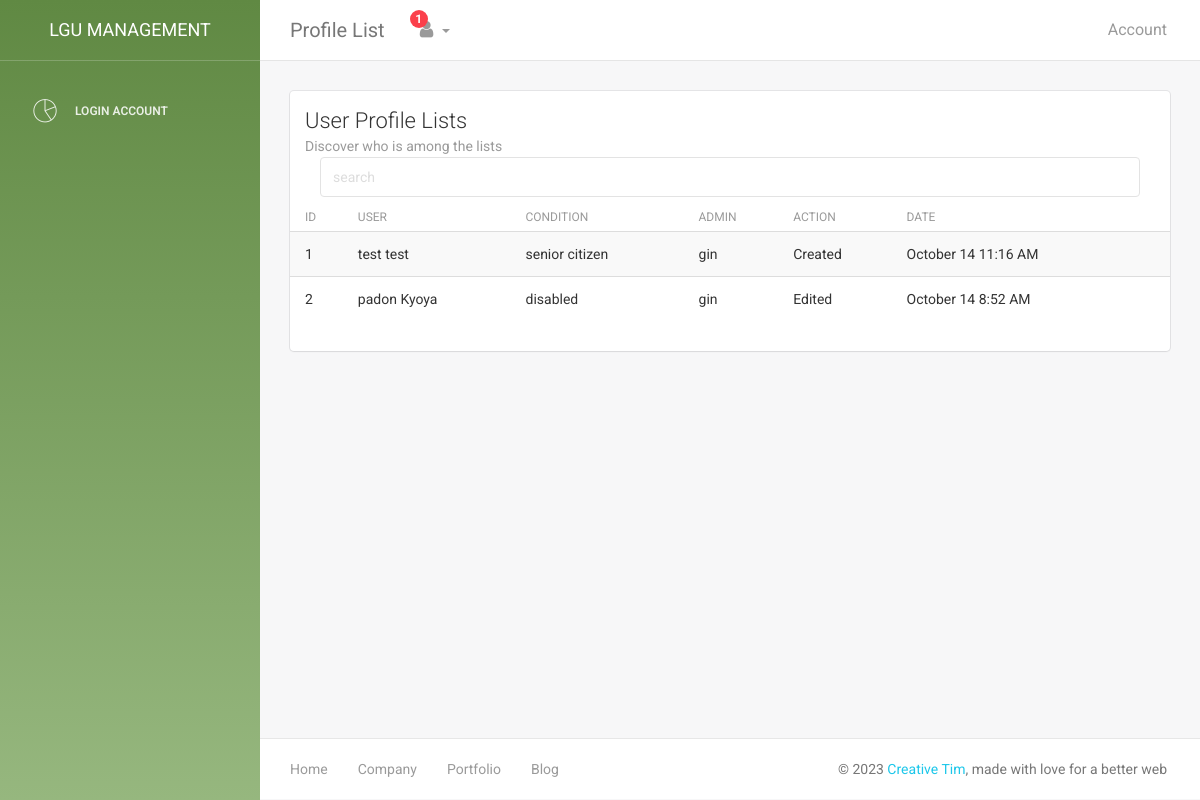
The page /LGU/table_history.php on the database as committed earlier.
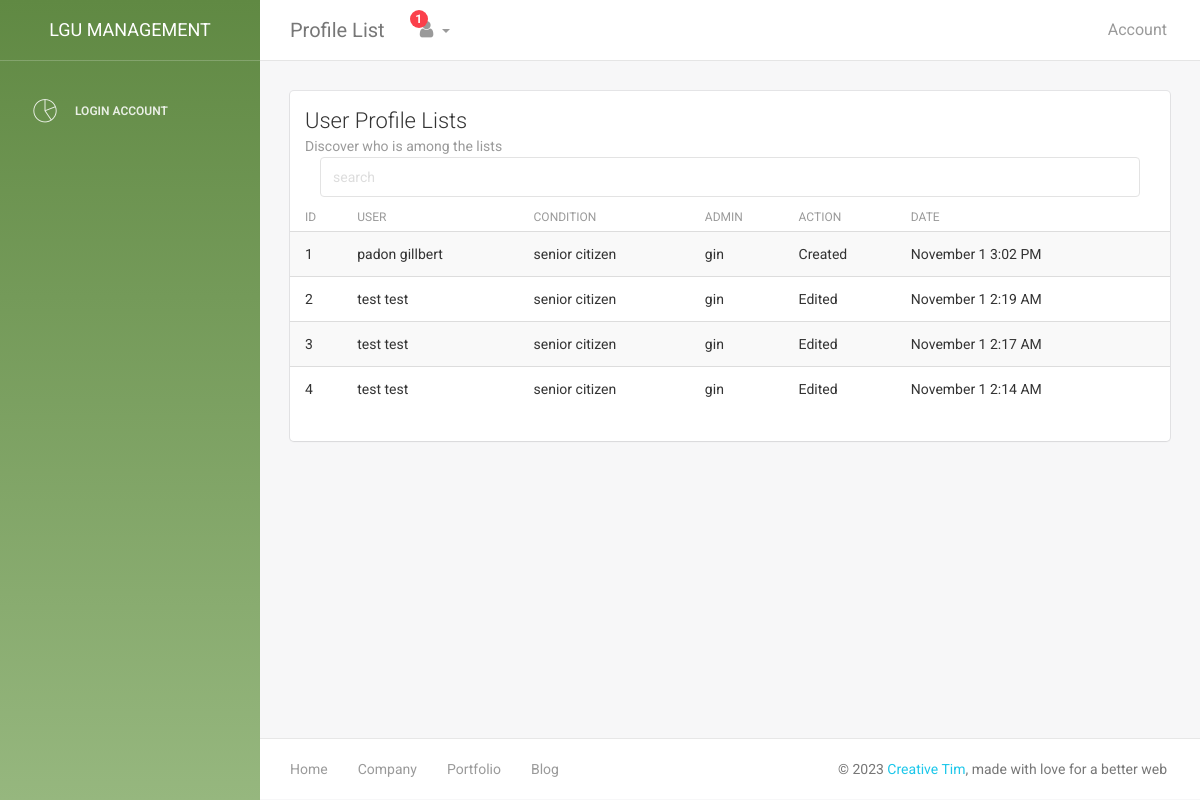
The same page on the database as committed later.
### tables this page shows
CREATE TABLE `user_history` (
  `id` int(11) NOT NULL,
  `user_id` varchar(45) DEFAULT NULL,
  `admin_id` varchar(45) DEFAULT NULL,
  `action` varchar(10) NOT NULL DEFAULT 'Created',
  `time_edited` timestamp NOT NULL DEFAULT CURRENT_TIMESTAMP
);

CREATE TABLE `verified` (
  `id` int(11) NOT NULL,
  `fname` varchar(45) DEFAULT NULL,
  `mi` varchar(5) DEFAULT NULL,
  `lname` varchar(45) DEFAULT NULL,
  `email` varchar(45) DEFAULT NULL,
  `bdate` varchar(20) DEFAULT NULL,
  `status_rs` varchar(20) DEFAULT NULL,
  `gender` varchar(20) DEFAULT 'Male',
  `address` varchar(100) DEFAULT NULL,
  `number` varchar(15) DEFAULT NULL,
  `valid_id` varchar(200) DEFAULT NULL,
  `app_id` varchar(15) DEFAULT NULL,
  `photo` varchar(200) DEFAULT NULL,
  `conditions` varchar(20) DEFAULT NULL,
  `nationality` varchar(45) NOT NULL DEFAULT 'Pilipino',
  `family_name` varchar(45) DEFAULT NULL,
  `family_contact` varchar(15) DEFAULT NULL,
  `brgy` varchar(45) DEFAULT 'Tiniguiban'
);

### LGU/table_history.php (the view, shortened to what this page needs)
<?php
require('connection.php');
$query = "SELECT u.action, u.time_edited, a.name as admin_name,v.conditions, concat(v.lname,' ',v.fname) as user_name  from user_history u inner join admin a on u.admin_id = a.admin_id inner join verified v on u.user_id = v.app_id  order by u.id desc ";
$result = mysqli_query($conn,$query);
?>
<!doctype html>
<html lang="en">
<head>
    <link href="assets/css/bootstrap.min.css" rel="stylesheet" />
    <link href="assets/css/animate.min.css" rel="stylesheet"/>
    <link href="assets/css/light-bootstrap-dashboard.css?v=1.4.0" rel="stylesheet"/>
    <link href="assets/css/demo.css" rel="stylesheet" />
    <link href="assets/css/confirmation.css" rel="stylesheet" />
    <link href="http://maxcdn.bootstrapcdn.com/font-awesome/4.2.0/css/font-awesome.min.css" rel="stylesheet">
    <link href="assets/css/pe-icon-7-stroke.css" rel="stylesheet" />
</head>
<body>
<div class="wrapper">
    <div class="sidebar" data-color="purple" >
        <?php
        include('includes/sidebar.php'); ?>
    </div>
    <div class="main-panel">
    <?php include('includes/navbar.php'); ?>
        <div class="content">
            <div class="container-fluid">
                <div class="row">
                    <div class="col-md-12">
                        <div class="card">
                            <div class="header">
                                <h4 class="title">User Profile Lists</h4>
                                <p class="category">Discover who is among the lists</p>
                                <div class="col-md-12" style="display:flex; align-items:center; justify-content:center; gap:1em;">
                                    <input type="text" class="form-control" name="" id="search" placeholder="search">
                                </div>
                            </div>
                            <div class="content table-responsive table-full-width">
                                <table class="table table-hover table-striped">
                                    <thead>
                                        <th>ID</th>
                                    	<th>User</th>
                                    	<th>Condition</th>
                                    	<th>Admin</th>
                                    	<th>Action</th>
                                    	<th>Date</th>
                                    </thead>
                                    <tbody id="tbody">
                                    <?php
                                       if(mysqli_num_rows($result)>0){
                                        $counter=1;
                                        while ($row = mysqli_fetch_assoc($result)) {
                                            $user_name = $row['user_name'];
                                            $admin_name = $row['admin_name'];
                                            $action = $row['action'];
                                            $conditions = $row['conditions'];
                                            $time_done = $row['time_edited'];
                                            $dateTime = new DateTime($time_done);
                                            $newDate = $dateTime -> format('F j g:i A');
                                            echo "<tr class='row_data'>
                                            <td>$counter</td>
                                            <td>$user_name</td>
                                            <td>$conditions</td>
                                            <td>$admin_name</td>
                                            <td>$action</td>
                                            <td>$newDate</td>
                                            </tr>";
                                            $counter++;
                                        }
                                       }else{
                                            echo '<tr class="row_data">
                                                    <td colspan="6" style="text-align: center;">NO DATA FOUND</td>
                                            </tr>';
                                       }
                                    ?>
                                    </tbody>
                                </table>
                            </div>
                        </div>
                    </div>
                </div>
            </div>
        </div>
        <footer class="footer">
            <div class="container-fluid">
                <nav class="pull-left">
                    <ul>
                        <li>
                            <a href="#">
                                Home
                            </a>
                        </li>
                        <li>
                            <a href="#">
                                Company
                            </a>
                        </li>
                        <li>
                            <a href="#">
                                Portfolio
                            </a>
                        </li>
                        <li>
                            <a href="#">
                               Blog
                            </a>
                        </li>
                    </ul>
                </nav>
                <p class="copyright pull-right">
                    &copy; <script>document.write(new Date().getFullYear())</script> <a href="http://www.creative-tim.com">Creative Tim</a>, made with love for a better web
                </p>
            </div>
        </footer>
    </div>
</div>
</body>
</html>

### LGU/includes/sidebar.php
<div class="sidebar-wrapper">
            <div class="logo">
                <a href="http://www.creative-tim.com" class="simple-text">
                    LGU MANAGEMENT
                </a>
            </div>
            <ul class="nav">
                <?php
                if(isset($_SESSION['isLogged'])){
                ?>
                <li <?php echo $class=="dashboard"? "class='active'" :""?>>
                    <a href="dashboard.php">
                        <i class="pe-7s-graph"></i>
                        <p>Dashboard</p>
                    </a>
                </li>
                <li <?php echo $class=="table"? "class='active'" :""?>>
                    <a href="table.php">
                        <i class="pe-7s-note2"></i>
                        <p>Users List</p>
                    </a>
                </li>
                <li <?php echo $class=="table list"? "class='active'" :""?>>
                    <a href="table_user.php">
                        <i class="pe-7s-id"></i>
                        <p>Admin & Store</p>
                    </a>
                </li>
                <li <?php echo $class=="user_add"? "class='active'" :""?>>
                    <a href="user_add.php">
                        <i class="pe-7s-add-user"></i>
                        <p>Create User</p>
                    </a>
                </li>
                <?php }else{
                ?>
                 <li>
                    <a href="login.php">
                        <i class="pe-7s-graph"></i>
                        <p>Login Account</p>
                    </a>
                </li>
                <?php } ?>
            </ul>
</div>

### LGU/includes/navbar.php (shortened to what this page needs)
<?php
$notifQuery = "SELECT concat(v.lname,' ',v.fname) as name, a.id, a.account_id from account a inner join verified v on a.account_id = v.app_id where a.account_status like 'Pending' order by a.id desc limit 5";
$notifResult = mysqli_query($conn,$notifQuery);
?>
<nav class="navbar navbar-default navbar-fixed">
            <div class="container-fluid">
                <div class="navbar-header">
                    <a class="navbar-brand" href="#">Profile List</a>
                </div>
                <div class="collapse navbar-collapse">
                    <ul class="nav navbar-nav navbar-left">
                        <li class="dropdown">
                              <a href="#" class="dropdown-toggle" data-toggle="dropdown">
                                    <i class="fa fa-user"></i>
                                    <b class="caret hidden-sm hidden-xs"></b>
                                    <span class="notification hidden-sm hidden-xs">
                                    <?php
                                        $num = mysqli_num_rows($notifResult);
                                        echo $num;
                                    ?>
                                    </span>
                              </a>
                        </li>
                    </ul>
                    <ul class="nav navbar-nav navbar-right">
                        <li>
                           <a href="user_edit_admin.php?account_type=admin&user_id=<?php echo $_SESSION['user_id']; ?>">
                               <p>Account</p>
                            </a>
                        </li>
                    </ul>
                </div>
            </div>
        </nav>

Rows that differ between the two databases and show on the page:
no longer on this page (row edited): user_history: user_name "test test", verified.conditions "senior citizen", admin.name "gin", action "Created", time_edited "October 14 11:16 AM"
added user_history: user_name "padon gillbert", verified.conditions "senior citizen", admin.name "gin", action "Created", time_edited "November 1 3:02 PM"
added user_history: user_name "test test", verified.conditions "senior citizen", admin.name "gin", action "Edited", time_edited "November 1 2:19 AM"
added user_history: user_name "test test", verified.conditions "senior citizen", admin.name "gin", action "Edited", time_edited "November 1 2:17 AM"
changed user_history: user_name "padon Kyoya" → "test test"; verified.conditions "disabled" → "senior citizen"; time_edited "October 14 8:52 AM" → "November 1 2:14 AM"
